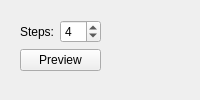
             <widget class="QWidget" name="rangeScaleTab">
              <attribute name="title">
               <string>Range</string>
              </attribute>
              <layout class="QHBoxLayout" name="horizontalLayout_5">
               <item>
                <widget class="QWidget" name="rangeScaleControls" native="true">
                 <property name="sizePolicy">
                  <sizepolicy hsizetype="Minimum" vsizetype="Minimum">
                   <horstretch>0</horstretch>
                   <verstretch>0</verstretch>
                  </sizepolicy>
                 </property>
                 <layout class="QFormLayout" name="formLayout_6">
                  <item row="0" column="0">
                   <widget class="QLabel" name="stepsLabel">
                    <property name="text">
                     <string>Steps:</string>
                    </property>
                   </widget>
                  </item>
                  <item row="0" column="1">
                   <widget class="QSpinBox" name="stepsSpinBox">
                    <property name="value">
                     <number>4</number>
                    </property>
                   </widget>
                  </item>
                  <item row="1" column="0" colspan="2">
                   <widget class="QPushButton" name="rangeScalePreview">
                    <property name="text">
                     <string>Preview</string>
                    </property>
                   </widget>
                  </item>
                 </layout>
                </widget>
               </item>
               <item>
                <widget class="QWidget" name="widget_9" native="true">
                 <layout class="QVBoxLayout" name="verticalLayout_4">
                  <item>
                   <widget class="QVTKWidget" name="rangeScaleSelectionQVTKView" native="true">
                    <property name="sizePolicy">
                     <sizepolicy hsizetype="Expanding" vsizetype="Expanding">
                      <horstretch>0</horstretch>
                      <verstretch>0</verstretch>
                     </sizepolicy>
                    </property>
                   </widget>
                  </item>
                 </layout>
                </widget>
               </item>
              </layout>
             </widget>
